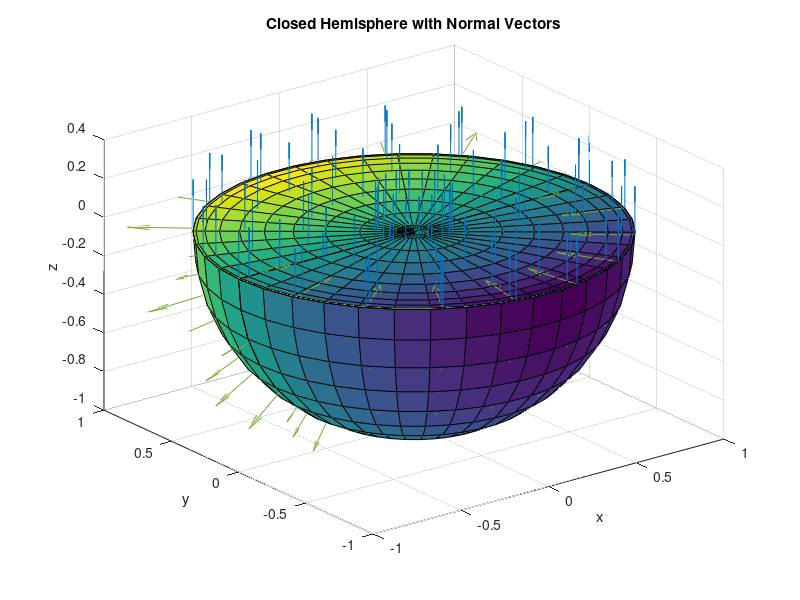

MATLAB code for this plot:
%plotting fancy surfaces
clear;

x = linspace(-2, 2, 50);
y = x;
[x,y] = meshgrid(x,y);
z = x.^2+y.^2;

surf(x,y,z,x);
xlabel('x');
ylabel('y');
zlabel('z');
title('Paraboloid')

clear;

x = linspace(-2, 2, 10);
y = x;
[x,y] = meshgrid(x,y);

z = x.^2+y.^2;
Nx = 2*x./sqrt(4*z+1);
Ny = 2*y./sqrt(4*z+1);
Nz = -1./sqrt(4*z+1);

hold on;
quiver3(x,y,z,Nx,Ny,Nz,0.5,'color','k');
xlim([-2,2]);
ylim([-2,2]);
zlim([0,8]);
title('Paraboloid with Unit Normal Vectors')
hold off

clear;

u = linspace(pi/2,3*pi/2,20); v = linspace(0,pi,20);
[u,v] = meshgrid(u,v);

surf(sin(u).*cos(v),sin(u).*sin(v),cos(u),sin(u).*sin(v));
title('Hemisphere');
xlabel('x'); ylabel('y'); zlabel('z');

hold on;
surf(sin(u).*cos(v),sin(u).*sin(v),0*u,sin(u).*sin(v));
hold off;
title('Closed Hemisphere');

u = linspace(pi/2,3*pi/2,10); v = linspace(0,pi,10);
[u,v] = meshgrid(u,v);

hold on;
quiver3(sin(u).*cos(v),sin(u).*sin(v),0*u,0*u,0*u,1+0*u);
quiver3(sin(u).*cos(v),sin(u).*sin(v),cos(u),sin(u).^2.*cos(v),...
sin(u).^2.*sin(v),cos(u).*sin(u),1);

xlim([-1,1]);
ylim([-1,1]);
zlim([-1,0.4]);
title('Closed Hemisphere with Normal Vectors');
hold off;